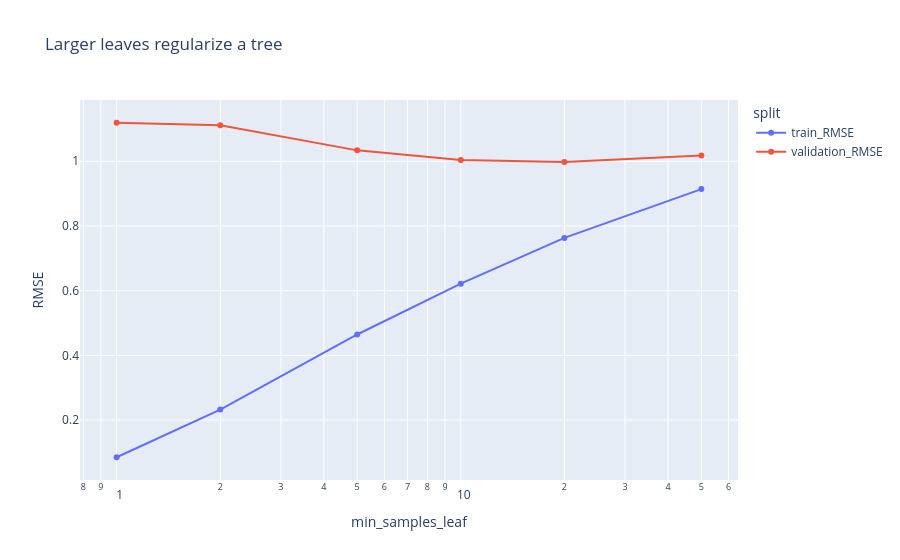

Write notebook code for a chart like this one.
### Code cell
leaf_long = leaf_results.melt(
    id_vars="min_samples_leaf",
    value_vars=["train_RMSE", "validation_RMSE"],
    var_name="split",
    value_name="RMSE",
)
leaf_fig = px.line(
    leaf_long, x="min_samples_leaf", y="RMSE", color="split",
    markers=True, log_x=True, title="Larger leaves regularize a tree",
)
leaf_fig.show()

### Figure 1 — Plotly figure (JSON) as saved in the notebook; plotly's stock layout.template omitted (floating-point values rounded to 4 significant figures)
{"data": [{"hovertemplate": "split=train_RMSE<br>min_samples_leaf=%{x}<br>RMSE=%{y}<extra></extra>", "legendgroup": "train_RMSE", "line": {"color": "#636efa", "dash": "solid"}, "marker": {"symbol": "circle"}, "mode": "lines+markers", "name": "train_RMSE", "orientation": "v", "showlegend": true, "type": "scatter", "x": [1, 2, 5, 10, 20, 50], "xaxis": "x", "y": [0.08494, 0.2322, 0.4645, 0.6215, 0.763, 0.9141], "yaxis": "y"}, {"hovertemplate": "split=validation_RMSE<br>min_samples_leaf=%{x}<br>RMSE=%{y}<extra></extra>", "legendgroup": "validation_RMSE", "line": {"color": "#EF553B", "dash": "solid"}, "marker": {"symbol": "circle"}, "mode": "lines+markers", "name": "validation_RMSE", "orientation": "v", "showlegend": true, "type": "scatter", "x": [1, 2, 5, 10, 20, 50], "xaxis": "x", "y": [1.119, 1.111, 1.034, 1.004, 0.9978, 1.018], "yaxis": "y"}], "layout": {"legend": {"title": {"text": "split"}, "tracegroupgap": 0}, "title": {"text": "Larger leaves regularize a tree"}, "xaxis": {"anchor": "y", "domain": [0, 1], "title": {"text": "min_samples_leaf"}, "type": "log"}, "yaxis": {"anchor": "x", "domain": [0, 1], "title": {"text": "RMSE"}}}}
